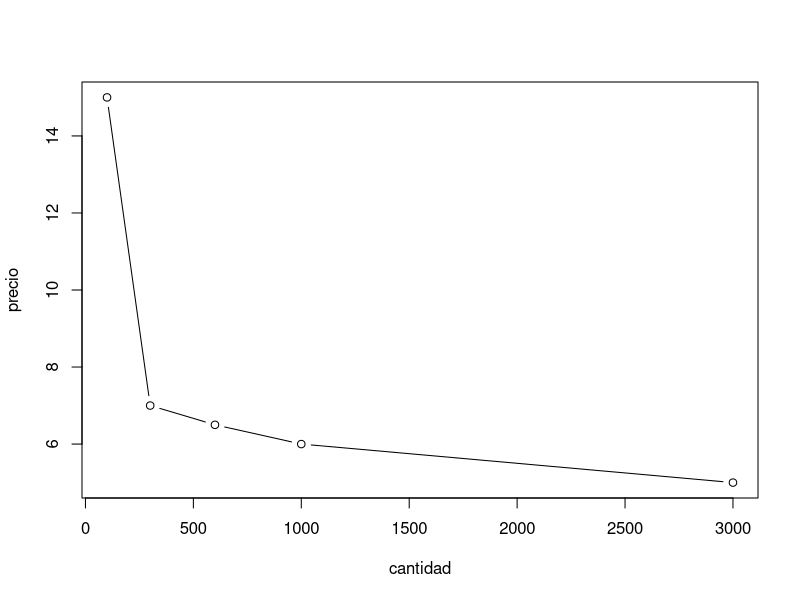
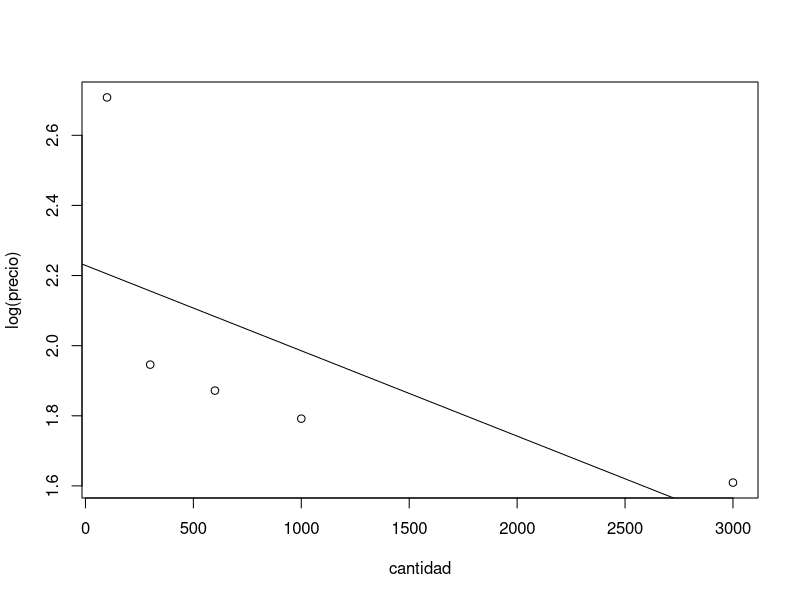

The R source for these figures, in order:
# Hay que suponer una forma para la gráfica
precio=c(15,7,6.5,6,5)
cantidad=c(100,300,600,1000,3000)
# dibujo para ver la forma
plot(cantidad,precio,type="b",lty=1) # tipo b, dibuja puntos y líneas
# ¿parece que cuando la "x" aumenta, la "y" baja? 
# podría tener la forma precio = a b ^(-cantidad)
# ya que si cantidad -> 0, precio --> ifinito y si cantidad -> inf, precio -> 0
# como no me funciona, represento la recta log(precio) = log(a) - cantidad log(b)
plot(cantidad,log(precio))
l1 = lm(log(precio)~cantidad)
abline(l1)
# valores
b = l1$coefficients[2]
a = l1$coefficients[1]
cat ("recta de pendiente a: ",a," y de ordenada b: ",b)
cat ("De coeficiente de correlación R^2: ",summary(l1)$r.squared)
a = exp(a) # calculo el verdadero valor de a
b = exp(-b)
# Tenemos pues una función del precio
fprecio=function(x){a*b^(-x)}
# El precio para 500 kg sería
cat ("El precio para 500kg sería ",fprecio(500),"€ ")
cat ("El precio para 50kg sería ",fprecio(50),"€ ")
cat ("El precio para 4000kg sería ",fprecio(4000),"€ ")
